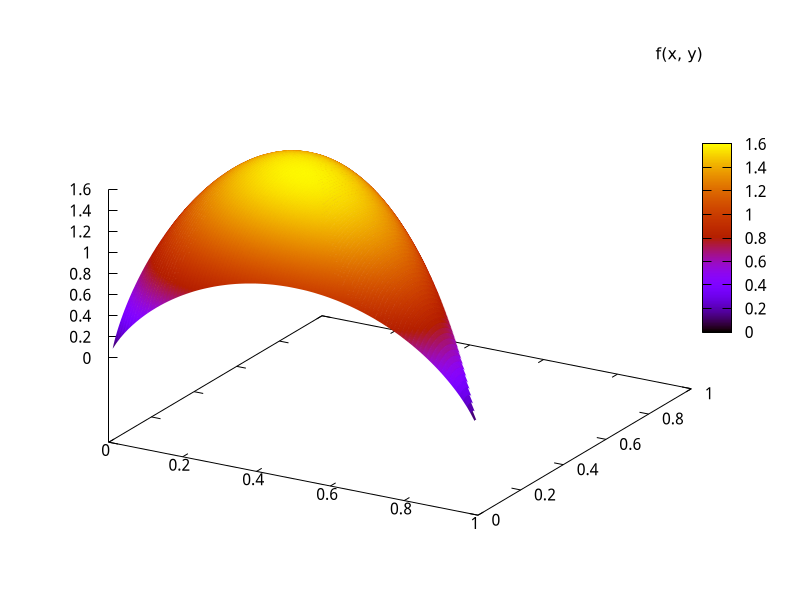

Write the gnuplot code that produced this figure.
set isosamples 1000
log2(x) = log(x) / log(2)
f(x, y) = - x * log2(x) - y * log2(y) - (1 - x - y) * log2(1 - x - y)

splot [0:1] [0:1] f(x, y) linetype rgb "black" with pm3d
